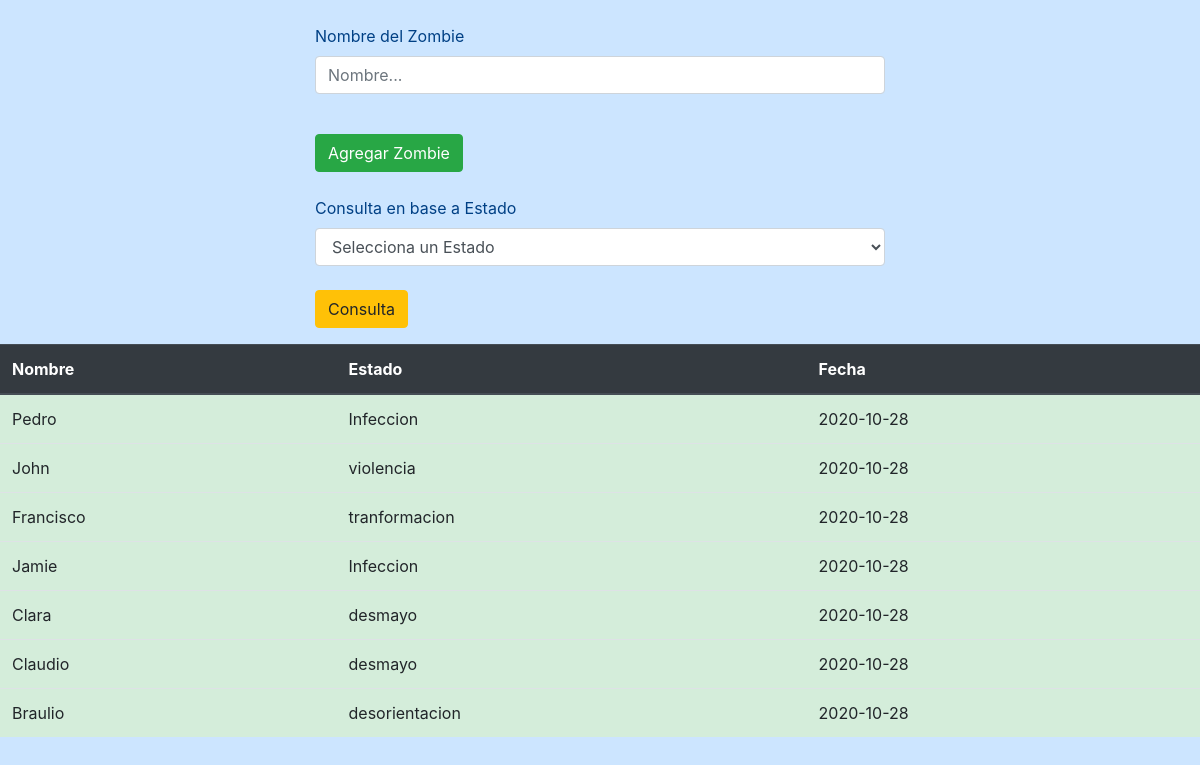
The page / on the database its author committed.
### tables this page shows
CREATE TABLE `EstadoDelZombie` (
  `Id` int(11) NOT NULL,
  `IdZombie` int(11) NOT NULL,
  `Estado` int(11) NOT NULL,
  `Fecha` date NOT NULL DEFAULT current_timestamp()
);

CREATE TABLE `Zombies` (
  `IdZombie` int(6) NOT NULL,
  `NombreZombie` varchar(50) NOT NULL
);

CREATE TABLE `Estado` (
  `Estado` int(11) NOT NULL,
  `NombreEstado` varchar(50) NOT NULL
);

### util.php (the view, shortened to what this page needs)
<?php
function connectDb()
{
    $servername = "localhost";
    $username = "id15254911_a01204695";
    $password = 'm&ttWR^Py39}tH07';
    $dbname = 'id15254911_zombies';
    $conn = mysqli_connect($servername, $username, $password, $dbname);
    return $conn;
}
function getZombies()
    {
        $conn = connectDb();
        $sql = "CALL GetZombie();";
        $result = mysqli_query($conn, $sql);
        return $result;
    }
function selection($nombre,$tabla,$id="Estado") {
    $resultado = '<select id="'.$nombre.'"  name="'.$nombre.'" class="form-control">';
    $resultado .= '<option value="" disabled selected>Selecciona un '.$tabla.'</option>';
    $conexion_bd = connectDB();
    $consulta = 'SELECT '.$id.', '.$nombre.' FROM '.$tabla.' ORDER BY '.$nombre.' ASC';
    $resultados_consulta = $conexion_bd->query($consulta);
    while ($row = mysqli_fetch_array($resultados_consulta, MYSQLI_BOTH)) {
        $resultado .= '<option value="'.$row[$id].'">'.$row[$nombre].'</option>';
    }
    $resultado .= '</select>';
    return $resultado;
}
function refresh()
{
    $result = getZombies();
    if(mysqli_num_rows($result) > 0)
        {
            echo "<div class='alert-success'>";
            echo "<table class='table'>";
            echo "<thead class='thead-dark'";
            echo "<tr>";
            echo "<th scope='col'>Nombre</th>";
            echo "<th scope='col'>Estado</th>";
            echo "<th scope='col'>Fecha</th>";
            echo "</thead>";
            echo "<tbody>";
            while($row = mysqli_fetch_assoc($result))
            {
                echo "<tr>";
                echo "<td>" . $row["NombreZombie"] . "</td>";
                echo "<td>" . $row["NombreEstado"] . "</td>";
                echo "<td>" . $row["Fecha"] . "</td>";
                echo "</tr>";
            }
            echo  "</tbody>";
            echo "</table>";
            echo "</div>";
            echo "</div>";
        }
}
?>

### index.php (shortened to what this page needs)
<?php
require_once 'util.php';
?>
<body class="alert-primary">
    <br>
    <form class="from-action col-lg-6 offset-lg-3" id="form">
        <div class="form-group">
            <label for="nombre">Nombre del Zombie</label>
            <input type="text" name="nombre" id="nombre" class="form-control" placeholder="Nombre...">
        </div>
        <div>
            <br>
            <input type="submit" class="btn btn-success" name="addZombie" id="addZombie" value="Agregar Zombie"> &nbsp;
            <br><br>
        </div>
    </form>
    <form class="from-action col-lg-6 offset-lg-3" id="form2">
        <div class="form-group">
            <label for="estado">Consulta en base a Estado</label>
            <?= selection("NombreEstado","Estado")?>
            <br>
            <input type="submit" class="btn btn-warning" name="consulta" id="Consulta" value="Consulta">
        </div>
    </form>
    <div id="table">
        <?php  refresh();    ?>

### rows shown on the page
estadodelzombie: IdZombie.NombreZombie "Pedro", Estado.NombreEstado "Infeccion", Fecha "2020-10-28"
estadodelzombie: IdZombie.NombreZombie "John", Estado.NombreEstado "violencia", Fecha "2020-10-28"
estadodelzombie: IdZombie.NombreZombie "Francisco", Estado.NombreEstado "tranformacion", Fecha "2020-10-28"
estadodelzombie: IdZombie.NombreZombie "Jamie", Estado.NombreEstado "Infeccion", Fecha "2020-10-28"
estadodelzombie: IdZombie.NombreZombie "Clara", Estado.NombreEstado "desmayo", Fecha "2020-10-28"
estadodelzombie: IdZombie.NombreZombie "Claudio", Estado.NombreEstado "desmayo", Fecha "2020-10-28"
estadodelzombie: IdZombie.NombreZombie "Braulio", Estado.NombreEstado "desorientacion", Fecha "2020-10-28"
